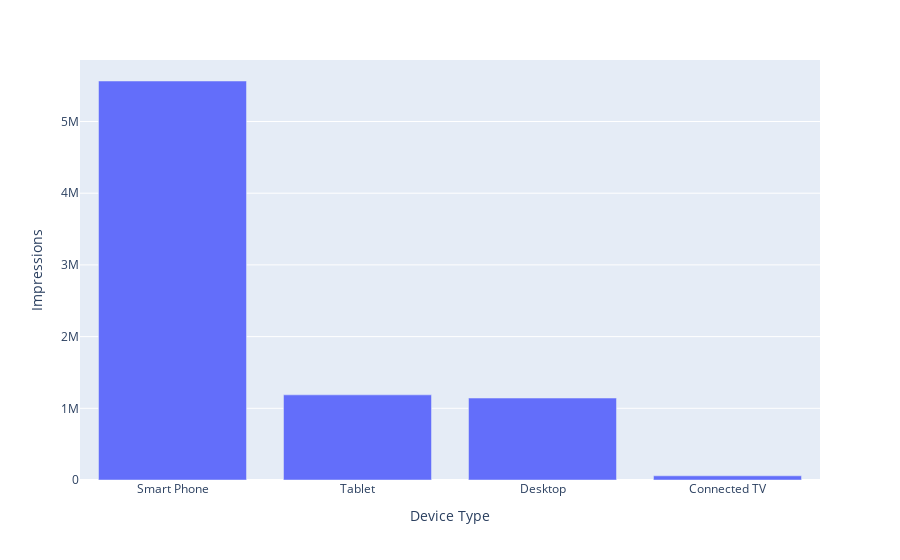

Notebook source saved alongside this figure:
### Markdown cell above
### Which Device Type gets the most number of impressions

### Code cell
device_impressions = df.groupby('Device Type', as_index=False)\
.sum()[['Device Type','Impressions']]\
.sort_values('Impressions',ascending=False)

fig = px.bar(device_impressions, x = 'Device Type', y = 'Impressions')
fig.show()

### Figure 1 — Plotly figure (JSON) as saved in the notebook; plotly's stock layout.template omitted (floating-point values rounded to 4 significant figures)
{"data": [{"alignmentgroup": "True", "hovertemplate": "Device Type=%{x}<br>Impressions=%{y}<extra></extra>", "legendgroup": "", "marker": {"color": "#636efa"}, "name": "", "offsetgroup": "", "orientation": "v", "showlegend": false, "textposition": "auto", "type": "bar", "x": ["Smart Phone", "Tablet", "Desktop", "Connected TV"], "xaxis": "x", "y": [5564831, 1187587, 1142932, 58293], "yaxis": "y"}], "layout": {"barmode": "relative", "legend": {"tracegroupgap": 0}, "margin": {"t": 60}, "xaxis": {"anchor": "y", "domain": [0, 1], "title": {"text": "Device Type"}}, "yaxis": {"anchor": "x", "domain": [0, 1], "title": {"text": "Impressions"}}}}
